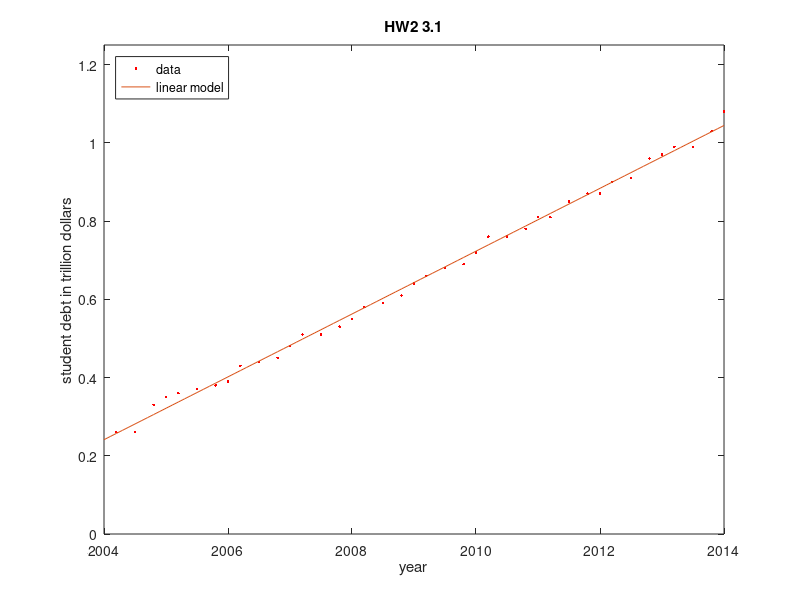

MATLAB code to generate this figure:
clc;
clear;
A=0;
B=0;
xp=[2004.2 2004.5 2004.8 2005 2005.2 2005.5 2005.8 2006 2006.2 2006.5 2006.8 2007 2007.2 2007.5 2007.8 2008 2008.2 2008.5 2008.8 2009 2009.2 2009.5 2009.8 2010 2010.2 2010.5 2010.8 2011 2011.2 2011.5 2011.8 2012 2012.2 2012.5 2012.8 2013 2013.2 2013.5 2013.8 2014];
yp=[0.26 0.26 0.33 0.35 0.36 0.37 0.38 0.39 0.43 0.44 0.45 0.48 0.51 0.51 0.53 0.55 0.58 0.59 0.61 0.64 0.66 0.68 0.69 0.72 0.76 0.76 0.78 0.81 0.81 0.85 0.87 0.87 0.9 0.91 0.96 0.97 0.99 0.99 1.03 1.08];
for i=1:40
    A=A+[1;xp(i)]*[1,xp(i)];
    B=B+[1;xp(i)]*yp(i);
end
w=A^(-1)*B;
x=2004:0.1:2014;
plot(xp,yp,'.','color','red');
axis([2004,2014,0,1.25]);
hold on;
y=w(2)*x+w(1); %3.9360
plot(x,y);
title('HW2 3.1')
legend('data','linear model','location','northwest')
xlabel('year');
ylabel('student debt in trillion dollars');